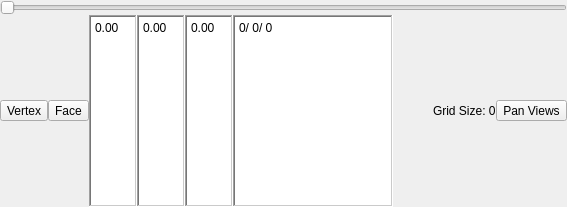
     <widget class="QWidget" name="widget" native="true">
      <property name="maximumSize">
       <size>
        <width>16777215</width>
        <height>44</height>
       </size>
      </property>
      <layout class="QVBoxLayout" name="verticalLayout" stretch="0,0">
       <property name="spacing">
        <number>0</number>
       </property>
       <property name="leftMargin">
        <number>0</number>
       </property>
       <property name="topMargin">
        <number>0</number>
       </property>
       <property name="rightMargin">
        <number>0</number>
       </property>
       <property name="bottomMargin">
        <number>0</number>
       </property>
       <item>
        <widget class="QSlider" name="horizontalSlider">
         <property name="orientation">
          <enum>Qt::Horizontal</enum>
         </property>
         <property name="invertedAppearance">
          <bool>false</bool>
         </property>
         <property name="invertedControls">
          <bool>false</bool>
         </property>
         <property name="tickPosition">
          <enum>QSlider::NoTicks</enum>
         </property>
        </widget>
       </item>
       <item>
        <widget class="QWidget" name="widget_2" native="true">
         <layout class="QHBoxLayout" name="horizontalLayout_3">
          <property name="spacing">
           <number>0</number>
          </property>
          <property name="leftMargin">
           <number>0</number>
          </property>
          <property name="topMargin">
           <number>0</number>
          </property>
          <property name="rightMargin">
           <number>0</number>
          </property>
          <property name="bottomMargin">
           <number>0</number>
          </property>
          <item>
           <widget class="QWidget" name="widget_3" native="true">
            <layout class="QHBoxLayout" name="horizontalLayout">
             <property name="spacing">
              <number>0</number>
             </property>
             <property name="leftMargin">
              <number>0</number>
             </property>
             <property name="topMargin">
              <number>0</number>
             </property>
             <property name="rightMargin">
              <number>0</number>
             </property>
             <property name="bottomMargin">
              <number>0</number>
             </property>
             <item>
              <widget class="QToolButton" name="toolButton_5">
               <property name="text">
                <string>Vertex</string>
               </property>
               <property name="checkable">
                <bool>true</bool>
               </property>
              </widget>
             </item>
             <item>
              <widget class="QToolButton" name="toolButton_4">
               <property name="text">
                <string>Face</string>
               </property>
               <property name="checkable">
                <bool>true</bool>
               </property>
              </widget>
             </item>
             <item>
              <widget class="QPlainTextEdit" name="plainTextEdit">
               <property name="sizePolicy">
                <sizepolicy hsizetype="Fixed" vsizetype="Fixed">
                 <horstretch>0</horstretch>
                 <verstretch>0</verstretch>
                </sizepolicy>
               </property>
               <property name="minimumSize">
                <size>
                 <width>48</width>
                 <height>0</height>
                </size>
               </property>
               <property name="maximumSize">
                <size>
                 <width>48</width>
                 <height>16777215</height>
                </size>
               </property>
               <property name="mouseTracking">
                <bool>false</bool>
               </property>
               <property name="autoFillBackground">
                <bool>false</bool>
               </property>
               <property name="frameShape">
                <enum>QFrame::WinPanel</enum>
               </property>
               <property name="frameShadow">
                <enum>QFrame::Sunken</enum>
               </property>
               <property name="verticalScrollBarPolicy">
                <enum>Qt::ScrollBarAlwaysOff</enum>
               </property>
               <property name="horizontalScrollBarPolicy">
                <enum>Qt::ScrollBarAlwaysOff</enum>
               </property>
               <property name="sizeAdjustPolicy">
                <enum>QAbstractScrollArea::AdjustIgnored</enum>
               </property>
               <property name="undoRedoEnabled">
                <bool>false</bool>
               </property>
               <property name="lineWrapMode">
                <enum>QPlainTextEdit::NoWrap</enum>
               </property>
               <property name="readOnly">
                <bool>true</bool>
               </property>
               <property name="plainText">
                <string notr="true">0.00</string>
               </property>
               <property name="textInteractionFlags">
                <set>Qt::TextSelectableByKeyboard|Qt::TextSelectableByMouse</set>
               </property>
               <property name="centerOnScroll">
                <bool>true</bool>
               </property>
              </widget>
             </item>
             <item>
              <widget class="QPlainTextEdit" name="plainTextEdit_2">
               <property name="sizePolicy">
                <sizepolicy hsizetype="Fixed" vsizetype="Fixed">
                 <horstretch>0</horstretch>
                 <verstretch>0</verstretch>
                </sizepolicy>
               </property>
               <property name="minimumSize">
                <size>
                 <width>48</width>
                 <height>0</height>
                </size>
               </property>
               <property name="maximumSize">
                <size>
                 <width>48</width>
                 <height>16777215</height>
                </size>
               </property>
               <property name="mouseTracking">
                <bool>false</bool>
               </property>
               <property name="autoFillBackground">
                <bool>false</bool>
               </property>
               <property name="frameShape">
                <enum>QFrame::WinPanel</enum>
               </property>
               <property name="frameShadow">
                <enum>QFrame::Sunken</enum>
               </property>
               <property name="verticalScrollBarPolicy">
                <enum>Qt::ScrollBarAlwaysOff</enum>
               </property>
               <property name="horizontalScrollBarPolicy">
                <enum>Qt::ScrollBarAlwaysOff</enum>
               </property>
               <property name="sizeAdjustPolicy">
                <enum>QAbstractScrollArea::AdjustIgnored</enum>
               </property>
               <property name="undoRedoEnabled">
                <bool>false</bool>
               </property>
               <property name="lineWrapMode">
                <enum>QPlainTextEdit::NoWrap</enum>
               </property>
               <property name="readOnly">
                <bool>true</bool>
               </property>
               <property name="plainText">
                <string notr="true">0.00</string>
               </property>
               <property name="textInteractionFlags">
                <set>Qt::TextSelectableByKeyboard|Qt::TextSelectableByMouse</set>
               </property>
               <property name="centerOnScroll">
                <bool>true</bool>
               </property>
              </widget>
             </item>
             <item>
              <widget class="QPlainTextEdit" name="plainTextEdit_3">
               <property name="sizePolicy">
                <sizepolicy hsizetype="Fixed" vsizetype="Fixed">
                 <horstretch>0</horstretch>
                 <verstretch>0</verstretch>
                </sizepolicy>
               </property>
               <property name="minimumSize">
                <size>
                 <width>48</width>
                 <height>0</height>
                </size>
               </property>
               <property name="maximumSize">
                <size>
                 <width>48</width>
                 <height>16777215</height>
                </size>
               </property>
               <property name="mouseTracking">
                <bool>false</bool>
               </property>
               <property name="autoFillBackground">
                <bool>false</bool>
               </property>
               <property name="frameShape">
                <enum>QFrame::WinPanel</enum>
               </property>
               <property name="frameShadow">
                <enum>QFrame::Sunken</enum>
               </property>
               <property name="verticalScrollBarPolicy">
                <enum>Qt::ScrollBarAlwaysOff</enum>
               </property>
               <property name="horizontalScrollBarPolicy">
                <enum>Qt::ScrollBarAlwaysOff</enum>
               </property>
               <property name="sizeAdjustPolicy">
                <enum>QAbstractScrollArea::AdjustIgnored</enum>
               </property>
               <property name="undoRedoEnabled">
                <bool>false</bool>
               </property>
               <property name="lineWrapMode">
                <enum>QPlainTextEdit::NoWrap</enum>
               </property>
               <property name="readOnly">
                <bool>true</bool>
               </property>
               <property name="plainText">
                <string notr="true">0.00</string>
               </property>
               <property name="textInteractionFlags">
                <set>Qt::TextSelectableByKeyboard|Qt::TextSelectableByMouse</set>
               </property>
               <property name="centerOnScroll">
                <bool>true</bool>
               </property>
              </widget>
             </item>
             <item>
              <widget class="QPlainTextEdit" name="plainTextEdit_4">
               <property name="sizePolicy">
                <sizepolicy hsizetype="Minimum" vsizetype="Expanding">
                 <horstretch>0</horstretch>
                 <verstretch>0</verstretch>
                </sizepolicy>
               </property>
               <property name="maximumSize">
                <size>
                 <width>160</width>
                 <height>16777215</height>
                </size>
               </property>
               <property name="mouseTracking">
                <bool>false</bool>
               </property>
               <property name="autoFillBackground">
                <bool>false</bool>
               </property>
               <property name="frameShape">
                <enum>QFrame::WinPanel</enum>
               </property>
               <property name="frameShadow">
                <enum>QFrame::Sunken</enum>
               </property>
               <property name="verticalScrollBarPolicy">
                <enum>Qt::ScrollBarAlwaysOff</enum>
               </property>
               <property name="horizontalScrollBarPolicy">
                <enum>Qt::ScrollBarAlwaysOff</enum>
               </property>
               <property name="sizeAdjustPolicy">
                <enum>QAbstractScrollArea::AdjustIgnored</enum>
               </property>
               <property name="undoRedoEnabled">
                <bool>false</bool>
               </property>
               <property name="lineWrapMode">
                <enum>QPlainTextEdit::NoWrap</enum>
               </property>
               <property name="readOnly">
                <bool>true</bool>
               </property>
               <property name="plainText">
                <string notr="true">0/ 0/ 0</string>
               </property>
               <property name="overwriteMode">
                <bool>false</bool>
               </property>
               <property name="textInteractionFlags">
                <set>Qt::TextSelectableByKeyboard|Qt::TextSelectableByMouse</set>
               </property>
               <property name="centerOnScroll">
                <bool>true</bool>
               </property>
              </widget>
             </item>
            </layout>
            <zorder>plainTextEdit</zorder>
            <zorder>plainTextEdit_2</zorder>
            <zorder>plainTextEdit_4</zorder>
            <zorder>plainTextEdit_3</zorder>
            <zorder>toolButton_4</zorder>
            <zorder>toolButton_5</zorder>
           </widget>
          </item>
          <item>
           <spacer name="horizontalSpacer">
            <property name="orientation">
             <enum>Qt::Horizontal</enum>
            </property>
            <property name="sizeHint" stdset="0">
             <size>
              <width>40</width>
              <height>20</height>
             </size>
            </property>
           </spacer>
          </item>
          <item>
           <widget class="QWidget" name="widget_4" native="true">
            <layout class="QHBoxLayout" name="horizontalLayout_2">
             <property name="spacing">
              <number>0</number>
             </property>
             <property name="leftMargin">
              <number>0</number>
             </property>
             <property name="topMargin">
              <number>0</number>
             </property>
             <property name="rightMargin">
              <number>0</number>
             </property>
             <property name="bottomMargin">
              <number>0</number>
             </property>
             <item>
              <widget class="QLabel" name="label">
               <property name="text">
                <string>Grid Size: 0</string>
               </property>
              </widget>
             </item>
             <item>
              <widget class="QToolButton" name="toolButton_6">
               <property name="text">
                <string>Pan Views</string>
               </property>
               <property name="checkable">
                <bool>true</bool>
               </property>
              </widget>
             </item>
            </layout>
           </widget>
          </item>
         </layout>
        </widget>
       </item>
      </layout>
     </widget>
